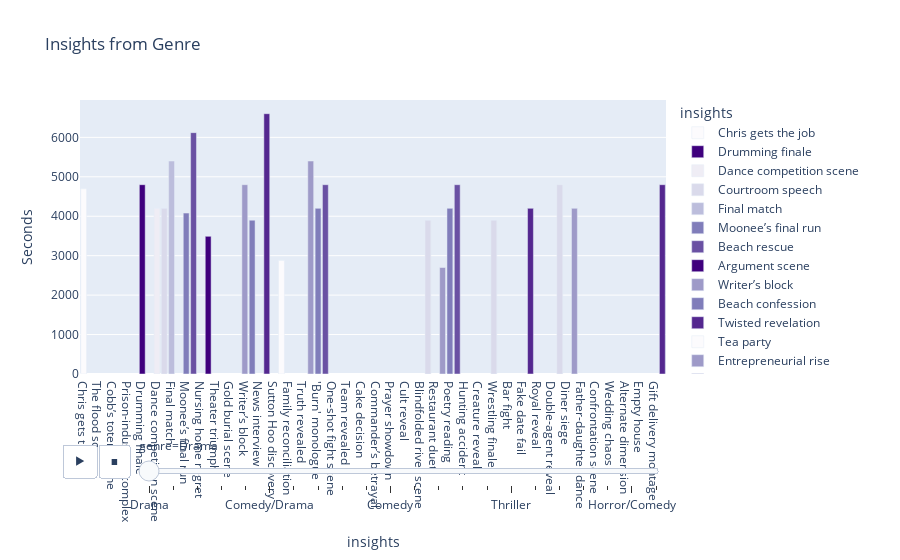

Source (notebook cell):
### Markdown cell above
## Emotional Insights by Genre

Animated Plotly bar chart showing timestamped emotional moments by genre.

### Code cell
import plotly.express as px

df_genre= df[['insight_sec','insight_dec', 'genre']]
fig=px.bar(df_genre, x='insight_dec', y='insight_sec',
           color='insight_dec',
           animation_frame='genre',
           color_discrete_sequence=px.colors.sequential.Purples,
           title=' Insights from Genre',
           labels={'insight_dec':'insights', 'insight_sec':'Seconds'}
          )
fig.show()

### Figure 1 — Plotly figure (JSON) as saved in the notebook; plotly's stock layout.template omitted (floating-point values rounded to 4 significant figures)
{"data": [{"alignmentgroup": "True", "hovertemplate": "insights=%{x}<br>genre=Drama<br>Seconds=%{y}<extra></extra>", "legendgroup": "Chris gets the job", "marker": {"color": "rgb(252,251,253)", "pattern": {"shape": ""}}, "name": "Chris gets the job", "offsetgroup": "Chris gets the job", "orientation": "v", "showlegend": true, "textposition": "auto", "type": "bar", "x": ["Chris gets the job"], "xaxis": "x", "y": [4695], "yaxis": "y"}, {"alignmentgroup": "True", "hovertemplate": "insights=%{x}<br>genre=Drama<br>Seconds=%{y}<extra></extra>", "legendgroup": "Drumming finale", "marker": {"color": "rgb(63,0,125)", "pattern": {"shape": ""}}, "name": "Drumming finale", "offsetgroup": "Drumming finale", "orientation": "v", "showlegend": true, "textposition": "auto", "type": "bar", "x": ["Drumming finale"], "xaxis": "x", "y": [4800], "yaxis": "y"}, {"alignmentgroup": "True", "hovertemplate": "insights=%{x}<br>genre=Drama<br>Seconds=%{y}<extra></extra>", "legendgroup": "Dance competition scene", "marker": {"color": "rgb(239,237,245)", "pattern": {"shape": ""}}, "name": "Dance competition scene", "offsetgroup": "Dance competition scene", "orientation": "v", "showlegend": true, "textposition": "auto", "type": "bar", "x": ["Dance competition scene"], "xaxis": "x", "y": [4200], "yaxis": "y"}, {"alignmentgroup": "True", "hovertemplate": "insights=%{x}<br>genre=Drama<br>Seconds=%{y}<extra></extra>", "legendgroup": "Courtroom speech", "marker": {"color": "rgb(218,218,235)", "pattern": {"shape": ""}}, "name": "Courtroom speech", "offsetgroup": "Courtroom speech", "orientation": "v", "showlegend": true, "textposition": "auto", "type": "bar", "x": ["Courtroom speech"], "xaxis": "x", "y": [4200], "yaxis": "y"}, {"alignmentgroup": "True", "hovertemplate": "insights=%{x}<br>genre=Drama<br>Seconds=%{y}<extra></extra>", "legendgroup": "Final match", "marker": {"color": "rgb(188,189,220)", "pattern": {"shape": ""}}, "name": "Final match", "offsetgroup": "Final match", "orientation": "v", "showlegend": true, "textposition": "auto", "type": "bar", "x": ["Final match"], "xaxis": "x", "y": [5400], "yaxis": "y"}, {"alignmentgroup": "True", "hovertemplate": "insights=%{x}<br>genre=Drama<br>Seconds=%{y}<extra></extra>", "legendgroup": "Moonee’s final run", "marker": {"color": "rgb(128,125,186)", "pattern": {"shape": ""}}, "name": "Moonee’s final run", "offsetgroup": "Moonee’s final run", "orientation": "v", "showlegend": true, "textposition": "auto", "type": "bar", "x": ["Moonee’s final run"], "xaxis": "x", "y": [4080], "yaxis": "y"}, {"alignmentgroup": "True", "hovertemplate": "insights=%{x}<br>genre=Drama<br>Seconds=%{y}<extra></extra>", "legendgroup": "Beach rescue", "marker": {"color": "rgb(106,81,163)", "pattern": {"shape": ""}}, "name": "Beach rescue", "offsetgroup": "Beach rescue", "orientation": "v", "showlegend": true, "textposition": "auto", "type": "bar", "x": ["Beach rescue"], "xaxis": "x", "y": [6120], "yaxis": "y"}, {"alignmentgroup": "True", "hovertemplate": "insights=%{x}<br>genre=Drama<br>Seconds=%{y}<extra></extra>", "legendgroup": "Argument scene", "marker": {"color": "rgb(63,0,125)", "pattern": {"shape": ""}}, "name": "Argument scene", "offsetgroup": "Argument scene", "orientation": "v", "showlegend": true, "textposition": "auto", "type": "bar", "x": ["Argument scene"], "xaxis": "x", "y": [3490], "yaxis": "y"}, {"alignmentgroup": "True", "hovertemplate": "insights=%{x}<br>genre=Drama<br>Seconds=%{y}<extra></extra>", "legendgroup": "Writer’s block", "marker": {"color": "rgb(158,154,200)", "pattern": {"shape": ""}}, "name": "Writer’s block", "offsetgroup": "Writer’s block", "orientation": "v", "showlegend": true, "textposition": "auto", "type": "bar", "x": ["Writer’s block"], "xaxis": "x", "y": [4800], "yaxis": "y"}, {"alignmentgroup": "True", "hovertemplate": "insights=%{x}<br>genre=Drama<br>Seconds=%{y}<extra></extra>", "legendgroup": "Beach confession", "marker": {"color": "rgb(128,125,186)", "pattern": {"shape": ""}}, "name": "Beach confession", "offsetgroup": "Beach confession", "orientation": "v", "showlegend": true, "textposition": "auto", "type": "bar", "x": ["Beach confession"], "xaxis": "x", "y": [3900], "yaxis": "y"}, {"alignmentgroup": "True", "hovertemplate": "insights=%{x}<br>genre=Drama<br>Seconds=%{y}<extra></extra>", "legendgroup": "Twisted revelation", "marker": {"color": "rgb(84,39,143)", "pattern": {"shape": ""}}, "name": "Twisted revelation", "offsetgroup": "Twisted revelation", "orientation": "v", "showlegend": true, "textposition": "auto", "type": "bar", "x": ["Twisted revelation"], "xaxis": "x", "y": [6600], "yaxis": "y"}, {"alignmentgroup": "True", "hovertemplate": "insights=%{x}<br>genre=Drama<br>Seconds=%{y}<extra></extra>", "legendgroup": "Tea party", "marker": {"color": "rgb(252,251,253)", "pattern": {"shape": ""}}, "name": "Tea party", "offsetgroup": "Tea party", "orientation": "v", "showlegend": true, "textposition": "auto", "type": "bar", "x": ["Tea party"], "xaxis": "x", "y": [2880], "yaxis": "y"}, {"alignmentgroup": "True", "hovertemplate": "insights=%{x}<br>genre=Drama<br>Seconds=%{y}<extra></extra>", "legendgroup": "Entrepreneurial rise", "marker": {"color": "rgb(158,154,200)", "pattern": {"shape": ""}}, "name": "Entrepreneurial rise", "offsetgroup": "Entrepreneurial rise", "orientation": "v", "showlegend": true, "textposition": "auto", "type": "bar", "x": ["Entrepreneurial rise"], "xaxis": "x", "y": [5400], "yaxis": "y"}, {"alignmentgroup": "True", "hovertemplate": "insights=%{x}<br>genre=Drama<br>Seconds=%{y}<extra></extra>", "legendgroup": "'Burn' monologue", "marker": {"color": "rgb(128,125,186)", "pattern": {"shape": ""}}, "name": "'Burn' monologue", "offsetgroup": "'Burn' monologue", "orientation": "v", "showlegend": true, "textposition": "auto", "type": "bar", "x": ["'Burn' monologue"], "xaxis": "x", "y": [4200], "yaxis": "y"}, {"alignmentgroup": "True", "hovertemplate": "insights=%{x}<br>genre=Drama<br>Seconds=%{y}<extra></extra>", "legendgroup": "Confession scene", "marker": {"color": "rgb(106,81,163)", "pattern": {"shape": ""}}, "name": "Confession scene", "offsetgroup": "Confession scene", "orientation": "v", "showlegend": true, "textposition": "auto", "type": "bar", "x": ["Confession scene"], "xaxis": "x", "y": [4800], "yaxis": "y"}, {"alignmentgroup": "True", "hovertemplate": "insights=%{x}<br>genre=Drama<br>Seconds=%{y}<extra></extra>", "legendgroup": "Final road trip", "marker": {"color": "rgb(218,218,235)", "pattern": {"shape": ""}}, "name": "Final road trip", "offsetgroup": "Final road trip", "orientation": "v", "showlegend": true, "textposition": "auto", "type": "bar", "x": ["Final road trip"], "xaxis": "x", "y": [3900], "yaxis": "y"}, {"alignmentgroup": "True", "hovertemplate": "insights=%{x}<br>genre=Drama<br>Seconds=%{y}<extra></extra>", "legendgroup": "Panama Papers reveal", "marker": {"color": "rgb(158,154,200)", "pattern": {"shape": ""}}, "name": "Panama Papers reveal", "offsetgroup": "Panama Papers reveal", "orientation": "v", "showlegend": true, "textposition": "auto", "type": "bar", "x": ["Panama Papers reveal"], "xaxis": "x", "y": [2700], "yaxis": "y"}, {"alignmentgroup": "True", "hovertemplate": "insights=%{x}<br>genre=Drama<br>Seconds=%{y}<extra></extra>", "legendgroup": "Poetry reading", "marker": {"color": "rgb(128,125,186)", "pattern": {"shape": ""}}, "name": "Poetry reading", "offsetgroup": "Poetry reading", "orientation": "v", "showlegend": true, "textposition": "auto", "type": "bar", "x": ["Poetry reading"], "xaxis": "x", "y": [4200], "yaxis": "y"}, {"alignmentgroup": "True", "hovertemplate": "insights=%{x}<br>genre=Drama<br>Seconds=%{y}<extra></extra>", "legendgroup": "IVF decision", "marker": {"color": "rgb(106,81,163)", "pattern": {"shape": ""}}, "name": "IVF decision", "offsetgroup": "IVF decision", "orientation": "v", "showlegend": true, "textposition": "auto", "type": "bar", "x": ["IVF decision"], "xaxis": "x", "y": [4800], "yaxis": "y"}, {"alignmentgroup": "True", "hovertemplate": "insights=%{x}<br>genre=Drama<br>Seconds=%{y}<extra></extra>", "legendgroup": "Wrestling finale", "marker": {"color": "rgb(218,218,235)", "pattern": {"shape": ""}}, "name": "Wrestling finale", "offsetgroup": "Wrestling finale", "orientation": "v", "showlegend": true, "textposition": "auto", "type": "bar", "x": ["Wrestling finale"], "xaxis": "x", "y": [3900], "yaxis": "y"}, {"alignmentgroup": "True", "hovertemplate": "insights=%{x}<br>genre=Drama<br>Seconds=%{y}<extra></extra>", "legendgroup": "Kidnapping confession", "marker": {"color": "rgb(84,39,143)", "pattern": {"shape": ""}}, "name": "Kidnapping confession", "offsetgroup": "Kidnapping confession", "orientation": "v", "showlegend": true, "textposition": "auto", "type": "bar", "x": ["Kidnapping confession"], "xaxis": "x", "y": [4200], "yaxis": "y"}, {"alignmentgroup": "True", "hovertemplate": "insights=%{x}<br>genre=Drama<br>Seconds=%{y}<extra></extra>", "legendgroup": "Sermon scene", "marker": {"color": "rgb(218,218,235)", "pattern": {"shape": ""}}, "name": "Sermon scene", "offsetgroup": "Sermon scene", "orientation": "v", "showlegend": true, "textposition": "auto", "type": "bar", "x": ["Sermon scene"], "xaxis": "x", "y": [4800], "yaxis": "y"}, {"alignmentgroup": "True", "hovertemplate": "insights=%{x}<br>genre=Drama<br>Seconds=%{y}<extra></extra>", "legendgroup": "Son’s overdose", "marker": {"color": "rgb(158,154,200)", "pattern": {"shape": ""}}, "name": "Son’s overdose", "offsetgroup": "Son’s overdose", "orientation": "v", "showlegend": true, "textposition": "auto", "type": "bar", "x": ["Son’s overdose"], "xaxis": "x", "y": [4200], "yaxis": "y"}, {"alignmentgroup": "True", "hovertemplate": "insights=%{x}<br>genre=Drama<br>Seconds=%{y}<extra></extra>", "legendgroup": "\"They Don’t Care\" monologue", "marker": {"color": "rgb(84,39,143)", "pattern": {"shape": ""}}, "name": "\"They Don’t Care\" monologue", "offsetgroup": "\"They Don’t Care\" monologue", "orientation": "v", "showlegend": true, "textposition": "auto", "type": "bar", "x": ["\"They Don’t Care\" monologue"], "xaxis": "x", "y": [4800], "yaxis": "y"}], "layout": {"barmode": "relative", "legend": {"title": {"text": "insights"}, "tracegroupgap": 0}, "sliders": [{"active": 0, "currentvalue": {"prefix": "genre="}, "len": 0.9, "pad": {"b": 10, "t": 60}, "steps": [{"args": [["Drama"], {"frame": {"duration": 0, "redraw": true}, "fromcurrent": true, "mode": "immediate", "transition": {"duration": 0, "easing": "linear"}}], "label": "Drama", "method": "animate"}, {"args": [["Documentary"], {"frame": {"duration": 0, "redraw": true}, "fromcurrent": true, "mode": "immediate", "transition": {"duration": 0, "easing": "linear"}}], "label": "Documentary", "method": "animate"}, {"args": [["Thriller/Drama"], {"frame": {"duration": 0, "redraw": true}, "fromcurrent": true, "mode": "immediate", "transition": {"duration": 0, "easing": "linear"}}], "label": "Thriller/Drama", "method": "animate"}, {"args": [["Comedy/Family"], {"frame": {"duration": 0, "redraw": true}, "fromcurrent": true, "mode": "immediate", "transition": {"duration": 0, "easing": "linear"}}], "label": "Comedy/Family", "method": "animate"}, {"args": [["Sci-Fi"], {"frame": {"duration": 0, "redraw": true}, "fromcurrent": true, "mode": "immediate", "transition": {"duration": 0, "easing": "linear"}}], "label": "Sci-Fi", "method": "animate"}, {"args": [["Comedy/Drama"], {"frame": {"duration": 0, "redraw": true}, "fromcurrent": true, "mode": "immediate", "transition": {"duration": 0, "easing": "linear"}}], "label": "Comedy/Drama", "method": "animate"}, {"args": [["Romance/Drama"], {"frame": {"duration": 0, "redraw": true}, "fromcurrent": true, "mode": "immediate", "transition": {"duration": 0, "easing": "linear"}}], "label": "Romance/Drama", "method": "animate"}, {"args": [["Animation"], {"frame": {"duration": 0, "redraw": true}, "fromcurrent": true, "mode": "immediate", "transition": {"duration": 0, "easing": "linear"}}], "label": "Animation", "method": "animate"}, {"args": [["Historical Drama"], {"frame": {"duration": 0, "redraw": true}, "fromcurrent": true, "mode": "immediate", "transition": {"duration": 0, "easing": "linear"}}], "label": "Historical Drama", "method": "animate"}, {"args": [["Crime/Drama"], {"frame": {"duration": 0, "redraw": true}, "fromcurrent": true, "mode": "immediate", "transition": {"duration": 0, "easing": "linear"}}], "label": "Crime/Drama", "method": "animate"}, {"args": [["Comedy"], {"frame": {"duration": 0, "redraw": true}, "fromcurrent": true, "mode": "immediate", "transition": {"duration": 0, "easing": "linear"}}], "label": "Comedy", "method": "animate"}, {"args": [["Western"], {"frame": {"duration": 0, "redraw": true}, "fromcurrent": true, "mode": "immediate", "transition": {"duration": 0, "easing": "linear"}}], "label": "Western", "method": "animate"}, {"args": [["War/Drama"], {"frame": {"duration": 0, "redraw": true}, "fromcurrent": true, "mode": "immediate", "transition": {"duration": 0, "easing": "linear"}}], "label": "War/Drama", "method": "animate"}, {"args": [["Satire"], {"frame": {"duration": 0, "redraw": true}, "fromcurrent": true, "mode": "immediate", "transition": {"duration": 0, "easing": "linear"}}], "label": "Satire", "method": "animate"}, {"args": [["Adventure"], {"frame": {"duration": 0, "redraw": true}, "fromcurrent": true, "mode": "immediate", "transition": {"duration": 0, "easing": "linear"}}], "label": "Adventure", "method": "animate"}, {"args": [["Thriller"], {"frame": {"duration": 0, "redraw": true}, "fromcurrent": true, "mode": "immediate", "transition": {"duration": 0, "easing": "linear"}}], "label": "Thriller", "method": "animate"}, {"args": [["Action"], {"frame": {"duration": 0, "redraw": true}, "fromcurrent": true, "mode": "immediate", "transition": {"duration": 0, "easing": "linear"}}], "label": "Action", "method": "animate"}, {"args": [["Mystery"], {"frame": {"duration": 0, "redraw": true}, "fromcurrent": true, "mode": "immediate", "transition": {"duration": 0, "easing": "linear"}}], "label": "Mystery", "method": "animate"}, {"args": [["Horror"], {"frame": {"duration": 0, "redraw": true}, "fromcurrent": true, "mode": "immediate", "transition": {"duration": 0, "easing": "linear"}}], "label": "Horror", "method": "animate"}, {"args": [["Romance"], {"frame": {"duration": 0, "redraw": true}, "fromcurrent": true, "mode": "immediate", "transition": {"duration": 0, "easing": "linear"}}], "label": "Romance", "method": "animate"}, {"args": [["Horror/Comedy"], {"frame": {"duration": 0, "redraw": true}, "fromcurrent": true, "mode": "immediate", "transition": {"duration": 0, "easing": "linear"}}], "label": "Horror/Comedy", "method": "animate"}, {"args": [["Comedy/Crime"], {"frame": {"duration": 0, "redraw": true}, "fromcurrent": true, "mode": "immediate", "transition": {"duration": 0, "easing": "linear"}}], "label": "Comedy/Crime", "method": "animate"}], "x": 0.1, "xanchor": "left", "y": 0, "yanchor": "top"}], "title": {"text": " Insights from Genre"}, "updatemenus": [{"buttons": [{"args": [null, {"frame": {"duration": 500, "redraw": true}, "fromcurrent": true, "mode": "immediate", "transition": {"duration": 500, "easing": "linear"}}], "label": "&#9654;", "method": "animate"}, {"args": [[null], {"frame": {"duration": 0, "redraw": true}, "fromcurrent": true, "mode": "immediate", "transition": {"duration": 0, "easing": "linear"}}], "label": "&#9724;", "method": "animate"}], "direction": "left", "pad": {"r": 10, "t": 70}, "showactive": false, "type": "buttons", "x": 0.1, "xanchor": "right", "y": 0, "yanchor": "top"}], "xaxis": {"anchor": "y", "categoryarray": ["Chris gets the job", "Algorithm manipulation", "The flood scene", "Paddington’s jail speech", "Cobb’s totem scene", "Argument with mother", "Prison-industrial complex", "Ellie’s confession", "Drumming finale", "Remember Me scene", "Dance competition scene", "Courtroom speech", "Final match", "Flashback to childhood", "Moonee’s final run", "Beach rescue", "Nursing home regret", "Argument scene", "Theater triumph", "'Meal Ticket' segment", "Gold burial scene", "Radio transmission", "Writer’s block", "Beach confession", "News interview", "Twisted revelation", "Sutton Hoo discovery", "Tea party", "Family reconciliation", "Okja’s escape", "Truth revealed", "Entrepreneurial rise", "'Burn' monologue", "Confession scene", "One-shot fight scene", "Independence speech", "Team revealed", "'Jaja Ding Dong' scene", "Cake decision", "Bet payoff", "Commander’s betrayal", "Love letter scene", "Prayer showdown", "Midnight man reveal", "Cult reveal", "Dinner confrontation", "Blindfolded river scene", "Final road trip", "Restaurant duet", "Panama Papers reveal", "Poetry reading", "IVF decision", "Hunting accident", "Neighbor fight", "Creature reveal", "Afterlife reveal", "Wrestling finale", "Wolf attack", "Bar fight", "Elevator kiss", "Fake date fail", "Kidnapping confession", "Royal reveal", "Alien attack", "Double-agent reveal", "Sermon scene", "Diner siege", "Son’s overdose", "Father-daughter dance", "Birthday toast", "Confrontation scene", "DJ hookup", "Wedding chaos", "Ponzi scheme exposed", "Alternate dimension", "Underworld reveal", "Empty house", "Final heist", "Gift delivery montage", "\"They Don’t Care\" monologue", "Final shootout"], "categoryorder": "array", "domain": [0, 1], "title": {"text": "insights"}}, "yaxis": {"anchor": "x", "domain": [0, 1], "title": {"text": "Seconds"}}}}
